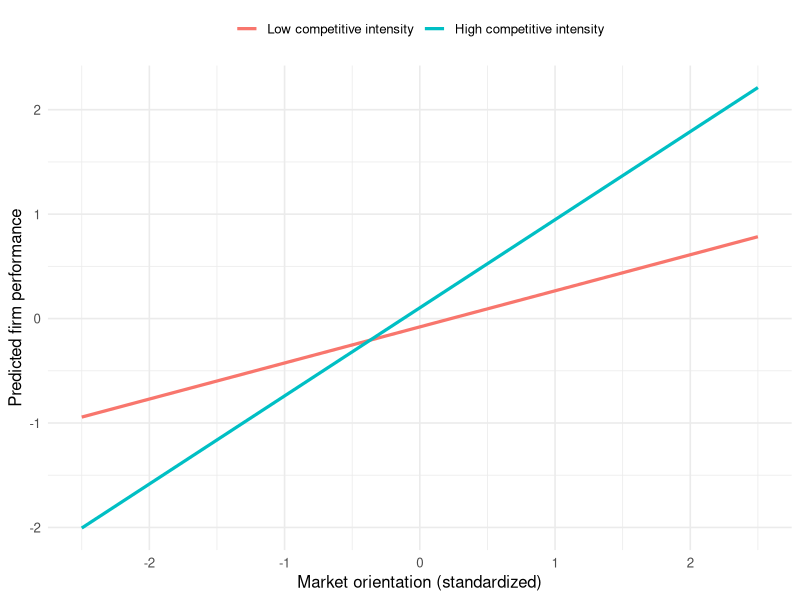
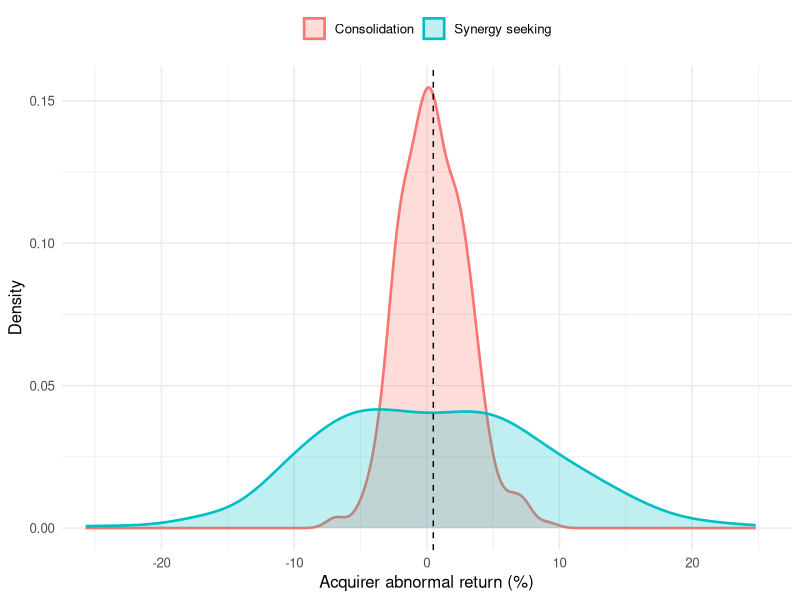

Here is the R script that generated these plots, in order:
## ---- chunk 1
suppressPackageStartupMessages({library(dplyr); library(ggplot2)})
set.seed(2024)

n <- 600

firms <- tibble(
  # market orientation (standardized index, e.g. MARKOR/MKTOR)
  mo        = rnorm(n, 0, 1),
  # competitive intensity moderator (0 = sheltered, 1 = cut-throat)
  intensity = runif(n, 0, 1),
  # an omitted "firm quality" that raises BOTH mo and performance
  quality   = rnorm(n, 0, 1)
)

# true model: MO helps, and helps MORE under high competitive intensity;
# firm quality confounds the naive association.
firms <- firms %>%
  mutate(
    mo_obs = mo + 0.5 * quality,                       # quality inflates MO
    perf   = 0.30 * mo_obs +                           # baseline MO effect
             0.60 * mo_obs * intensity +               # moderation
             0.80 * quality +                          # confound
             rnorm(n, 0, 1)
  )

# (1) naive regression: omits quality -> MO effect is biased upward
naive <- lm(perf ~ mo_obs, data = firms)

# (2) moderated regression controlling for quality -> recovers structure
moderated <- lm(perf ~ mo_obs * intensity + quality, data = firms)

round(rbind(
  naive     = c(coef(naive)["mo_obs"], NA, NA),
  moderated = coef(moderated)[c("mo_obs", "intensity", "mo_obs:intensity")]
), 3)
## ---- chunk 2
#| label: fig-ms-mo-moderation
#| fig-cap: "Simulated moderation of the market-orientation to performance link by competitive intensity. The fitted slope of performance on market orientation is steeper under high competitive intensity (customers have alternatives) than under low intensity, illustrating that market orientation is necessary but its payoff is contingent [@kirca2005]."
#| message: false
#| warning: false
grid <- expand.grid(
  mo_obs    = seq(-2.5, 2.5, length.out = 50),
  intensity = c(0.15, 0.85),
  quality   = 0
)
grid$perf <- predict(moderated, newdata = grid)
grid$Intensity <- factor(grid$intensity,
                         labels = c("Low competitive intensity",
                                    "High competitive intensity"))

ggplot(grid, aes(mo_obs, perf, colour = Intensity)) +
  geom_line(linewidth = 1.1) +
  labs(x = "Market orientation (standardized)",
       y = "Predicted firm performance",
       colour = NULL) +
  theme_minimal(base_size = 12) +
  theme(legend.position = "top")
## ---- chunk 3
suppressPackageStartupMessages({library(dplyr)})
set.seed(7)

n_firm <- 120; n_year <- 8
firm_fe <- rnorm(n_firm, 0, 0.40)          # time-invariant firm quality
year_fe <- rnorm(n_year, 0, 0.10)

panel <- expand.grid(firm = 1:n_firm, year = 1:n_year) %>%
  mutate(
    brand_equity = 0.6 * firm_fe[firm] + rnorm(n(), 0, 1),  # quality raises BE
    leverage     = runif(n(), 0, 0.6),
    cash_flow    = rnorm(n(), 0, 1),
    # true within-firm effect of brand equity on Tobin's q is 0.25
    tobin_q = 1.2 + firm_fe[firm] + year_fe[year] +
              0.25 * brand_equity -        # the strategic effect of interest
              0.40 * leverage +
              0.15 * cash_flow +
              rnorm(n(), 0, 0.30)
  )

# Pooled OLS (no FE) overstates the effect: it confounds within- and between-firm
pooled <- lm(tobin_q ~ brand_equity + leverage + cash_flow, data = panel)

# Two-way fixed-effects: identify from WITHIN-firm changes in brand equity
fe <- lm(tobin_q ~ brand_equity + leverage + cash_flow +
           factor(firm) + factor(year), data = panel)

round(c(pooled_BE = coef(pooled)["brand_equity"],
        FE_BE      = coef(fe)["brand_equity"],
        truth      = 0.25), 3)
## ---- chunk 4
suppressPackageStartupMessages({library(dplyr); library(ggplot2)})
set.seed(1988)

# A realistically sized acquisition sample (event studies rarely exceed
# a few hundred usable deals).
n <- 600

# Two motive populations, pooled in the data an analyst actually observes.
# Consolidation deals: modest but reliable cost synergies (small mean, tight).
# Synergy-seeking deals: uncertain growth synergies (no better on average,
# far wider spread) -- the Rabier (2017) distributional claim.
deals <- tibble(
  motive = rep(c("Consolidation", "Synergy seeking"), each = n / 2),
  car    = c(rnorm(n / 2, mean = 0.5, sd = 2.5),
             rnorm(n / 2, mean = 0.0, sd = 9.0))
)

# (1) The average-effect test a mean-based literature would run
pooled_t <- t.test(car ~ motive, data = deals)

# (2) The same data described by moment and by tail
by_motive <- deals %>%
  group_by(motive) %>%
  summarise(mean = mean(car), sd = sd(car),
            p10  = unname(quantile(car, 0.10)),
            p90  = unname(quantile(car, 0.90)),
            .groups = "drop")

# (3) Who actually occupies the extremes of the POOLED distribution?
#     (composition of each tail, not each motive's own tail rate)
cut_lo <- quantile(deals$car, 0.05); cut_hi <- quantile(deals$car, 0.95)
tails <- c(
  synergy_share_of_worst_5pct = mean(deals$motive[deals$car <= cut_lo] == "Synergy seeking"),
  synergy_share_of_best_5pct  = mean(deals$motive[deals$car >= cut_hi] == "Synergy seeking")
)

list(
  mean_test    = round(c(difference = unname(-diff(pooled_t$estimate)),
                         t_stat     = unname(pooled_t$statistic),
                         p_value    = pooled_t$p.value), 3),
  by_motive    = as.data.frame(by_motive) %>% mutate(across(where(is.numeric), ~round(.x, 2))),
  tail_make_up = round(tails, 3)
)
## ---- chunk 5
#| label: fig-ms-cd-motive-dist
#| fig-cap: "Simulated distributions of acquirer abnormal returns by deal motive. Consolidation deals cluster tightly around a small positive mean; synergy-seeking deals have no higher a mean but a far wider spread, supplying most of both tails. A test of average effects finds nothing, while the distributions differ profoundly, which is the mechanism behind the unidentified moderators of @king2004meta and the distributional result of @rabier2017."
#| message: false
#| warning: false
ggplot(deals, aes(car, fill = motive, colour = motive)) +
  geom_density(alpha = 0.25, linewidth = 0.9) +
  geom_vline(xintercept = mean(deals$car), linetype = "dashed") +
  coord_cartesian(xlim = c(-25, 25)) +
  labs(x = "Acquirer abnormal return (%)",
       y = "Density", fill = NULL, colour = NULL) +
  theme_minimal(base_size = 12) +
  theme(legend.position = "top")
